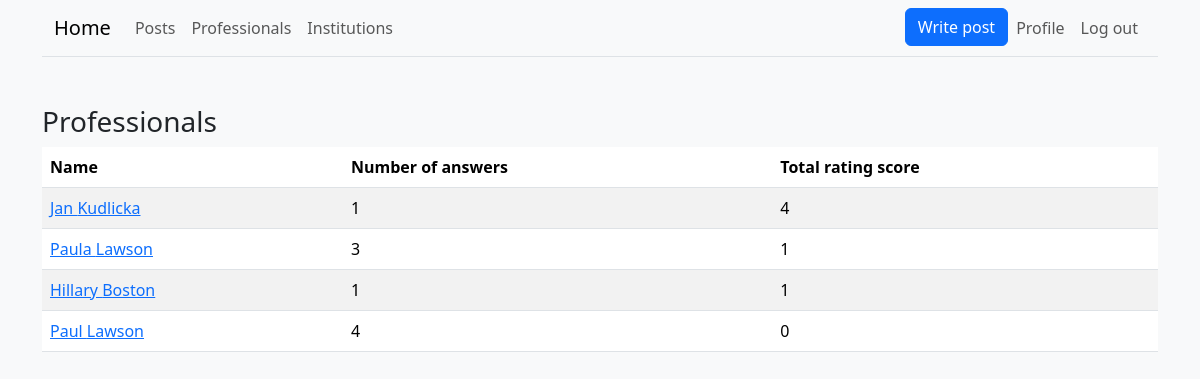
Screenshot of /professionals/ (signed in) with the database file from the repository.
### profile_page/models.py (models this page shows)
class ProfessionalProfile(models.Model):
    user = models.OneToOneField(User, on_delete=models.CASCADE, related_name="professional_profile")
    specializations = models.ManyToManyField(Category, related_name="professionals", blank=True)

### accounts/models.py (models this page shows, shortened)
class User(AbstractUser):
    class Role(models.TextChoices):
        USER = ("user", "User")
        PROFESSIONAL = ("professional", "Professional")
        INSTITUTION = ("institution", "Institution")
    account_type = models.CharField(max_length=20, choices=Role.choices)
    @property
    def is_user(self):
        return self.account_type == self.Role.USER

### core/views.py (the view)
# urls.py: path("professionals/", views.professionals_view, name="professionals_list"),
def professionals_view(request):
    professionals = ProfessionalProfile.objects.annotate(
        total_ratings=Coalesce(Sum("answers__ratings__value"), Value(0)),
        answer_count=Coalesce(Count("answers", distinct=True), Value(0))
    ).order_by("-total_ratings", "-answer_count")
    context = {
        "title" : "Professionals",
        "professionals" : professionals
    }
    return render(request, "core/professionals.html", context=context)

### core/templates/core/professionals.html
{% extends "base.html" %}
{% block content %}
<h3>Professionals</h3>
<table class="table table-striped">
    <thead>
        <tr>
            <th>Name</th>
            <th>Number of answers</th>
            <th>Total rating score</th>
        </tr>
    </thead>
    <tbody>
        {% for prof in professionals %}
            <tr>
                <td><a href="{% url 'view_profile' prof.user.id %}">{{ prof.user.first_name }} {{ prof.user.last_name }}</a></td>
                <td>{{ prof.answer_count }}</td>
                <td>{{ prof.total_ratings }}</td>
            </tr>
        {% endfor %}
    </tbody>
</table>
{% endblock %}

### rows the page displays
ProfessionalProfile: user.first_name "Jan", user.last_name "Kudlicka", answer_count "1", total_ratings "4"
ProfessionalProfile: user.first_name "Paula", user.last_name "Lawson", answer_count "3", total_ratings "1"
ProfessionalProfile: user.first_name "Hillary", user.last_name "Boston", answer_count "1", total_ratings "1"
ProfessionalProfile: user.first_name "Paul", user.last_name "Lawson", answer_count "4", total_ratings "0"
